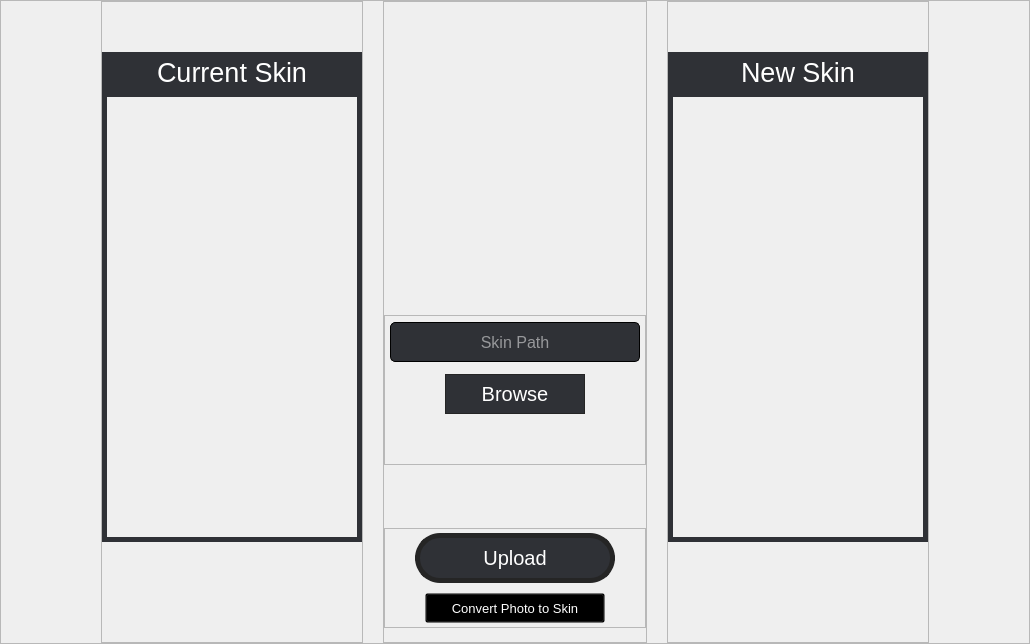
             <widget class="QWidget" name="scrollAreaWidgetContents_2">
              <property name="geometry">
               <rect>
                <x>0</x>
                <y>0</y>
                <width>1020</width>
                <height>640</height>
               </rect>
              </property>
              <layout class="QGridLayout" name="gridLayout_2">
               <property name="leftMargin">
                <number>0</number>
               </property>
               <property name="topMargin">
                <number>0</number>
               </property>
               <property name="rightMargin">
                <number>0</number>
               </property>
               <property name="bottomMargin">
                <number>0</number>
               </property>
               <property name="horizontalSpacing">
                <number>0</number>
               </property>
               <item row="0" column="0">
                <widget class="QFrame" name="frame_8">
                 <property name="frameShape">
                  <enum>QFrame::StyledPanel</enum>
                 </property>
                 <property name="frameShadow">
                  <enum>QFrame::Raised</enum>
                 </property>
                 <layout class="QHBoxLayout" name="horizontalLayout_7">
                  <property name="spacing">
                   <number>20</number>
                  </property>
                  <property name="leftMargin">
                   <number>100</number>
                  </property>
                  <property name="topMargin">
                   <number>0</number>
                  </property>
                  <property name="rightMargin">
                   <number>100</number>
                  </property>
                  <property name="bottomMargin">
                   <number>0</number>
                  </property>
                  <item alignment="Qt::AlignHCenter|Qt::AlignVCenter">
                   <widget class="QFrame" name="frame_7">
                    <property name="frameShape">
                     <enum>QFrame::StyledPanel</enum>
                    </property>
                    <property name="frameShadow">
                     <enum>QFrame::Raised</enum>
                    </property>
                    <layout class="QVBoxLayout" name="verticalLayout_7">
                     <property name="spacing">
                      <number>0</number>
                     </property>
                     <property name="leftMargin">
                      <number>0</number>
                     </property>
                     <property name="topMargin">
                      <number>50</number>
                     </property>
                     <property name="rightMargin">
                      <number>0</number>
                     </property>
                     <property name="bottomMargin">
                      <number>100</number>
                     </property>
                     <item>
                      <widget class="QLabel" name="label_3">
                       <property name="minimumSize">
                        <size>
                         <width>260</width>
                         <height>40</height>
                        </size>
                       </property>
                       <property name="maximumSize">
                        <size>
                         <width>260</width>
                         <height>40</height>
                        </size>
                       </property>
                       <property name="styleSheet">
                        <string notr="true">color:white;
background-color:rgb(47, 49, 54);
font:20pt;
border-radius:0px;</string>
                       </property>
                       <property name="text">
                        <string>Current Skin</string>
                       </property>
                       <property name="alignment">
                        <set>Qt::AlignCenter</set>
                       </property>
                      </widget>
                     </item>
                     <item>
                      <widget class="QLabel" name="currentSkin">
                       <property name="minimumSize">
                        <size>
                         <width>260</width>
                         <height>450</height>
                        </size>
                       </property>
                       <property name="maximumSize">
                        <size>
                         <width>260</width>
                         <height>450</height>
                        </size>
                       </property>
                       <property name="styleSheet">
                        <string notr="true">border:5px solid rgb(47, 49, 54);
border-radius:0px;
color:rgb(255, 0, 255);
font: 12pt;
padding:25px;</string>
                       </property>
                       <property name="text">
                        <string/>
                       </property>
                       <property name="scaledContents">
                        <bool>true</bool>
                       </property>
                       <property name="alignment">
                        <set>Qt::AlignCenter</set>
                       </property>
                       <property name="margin">
                        <number>0</number>
                       </property>
                      </widget>
                     </item>
                    </layout>
                   </widget>
                  </item>
                  <item>
                   <widget class="QFrame" name="frame_9">
                    <property name="minimumSize">
                     <size>
                      <width>0</width>
                      <height>600</height>
                     </size>
                    </property>
                    <property name="frameShape">
                     <enum>QFrame::StyledPanel</enum>
                    </property>
                    <property name="frameShadow">
                     <enum>QFrame::Raised</enum>
                    </property>
                    <layout class="QVBoxLayout" name="verticalLayout_8">
                     <property name="spacing">
                      <number>50</number>
                     </property>
                     <property name="leftMargin">
                      <number>0</number>
                     </property>
                     <property name="topMargin">
                      <number>300</number>
                     </property>
                     <property name="rightMargin">
                      <number>0</number>
                     </property>
                     <property name="bottomMargin">
                      <number>0</number>
                     </property>
                     <item>
                      <widget class="QFrame" name="frame_12">
                       <property name="minimumSize">
                        <size>
                         <width>0</width>
                         <height>150</height>
                        </size>
                       </property>
                       <property name="maximumSize">
                        <size>
                         <width>16777215</width>
                         <height>150</height>
                        </size>
                       </property>
                       <property name="frameShape">
                        <enum>QFrame::StyledPanel</enum>
                       </property>
                       <property name="frameShadow">
                        <enum>QFrame::Raised</enum>
                       </property>
                       <layout class="QVBoxLayout" name="verticalLayout_9">
                        <property name="leftMargin">
                         <number>0</number>
                        </property>
                        <property name="topMargin">
                         <number>0</number>
                        </property>
                        <property name="rightMargin">
                         <number>0</number>
                        </property>
                        <property name="bottomMargin">
                         <number>0</number>
                        </property>
                        <item alignment="Qt::AlignHCenter">
                         <widget class="QLineEdit" name="browseSkinLE">
                          <property name="enabled">
                           <bool>true</bool>
                          </property>
                          <property name="sizePolicy">
                           <sizepolicy hsizetype="Preferred" vsizetype="Preferred">
                            <horstretch>0</horstretch>
                            <verstretch>0</verstretch>
                           </sizepolicy>
                          </property>
                          <property name="minimumSize">
                           <size>
                            <width>250</width>
                            <height>40</height>
                           </size>
                          </property>
                          <property name="maximumSize">
                           <size>
                            <width>250</width>
                            <height>40</height>
                           </size>
                          </property>
                          <property name="layoutDirection">
                           <enum>Qt::LeftToRight</enum>
                          </property>
                          <property name="styleSheet">
                           <string notr="true">border-radius:5px;
background-color:rgb(47, 49, 54);
border:1px solid black;
color:white;
font:12pt;</string>
                          </property>
                          <property name="text">
                           <string/>
                          </property>
                          <property name="alignment">
                           <set>Qt::AlignCenter</set>
                          </property>
                          <property name="dragEnabled">
                           <bool>false</bool>
                          </property>
                          <property name="readOnly">
                           <bool>false</bool>
                          </property>
                          <property name="placeholderText">
                           <string>Skin Path</string>
                          </property>
                         </widget>
                        </item>
                        <item alignment="Qt::AlignHCenter">
                         <widget class="QPushButton" name="browseSkinBtn">
                          <property name="sizePolicy">
                           <sizepolicy hsizetype="Preferred" vsizetype="Preferred">
                            <horstretch>0</horstretch>
                            <verstretch>0</verstretch>
                           </sizepolicy>
                          </property>
                          <property name="minimumSize">
                           <size>
                            <width>140</width>
                            <height>40</height>
                           </size>
                          </property>
                          <property name="maximumSize">
                           <size>
                            <width>140</width>
                            <height>40</height>
                           </size>
                          </property>
                          <property name="cursor">
                           <cursorShape>PointingHandCursor</cursorShape>
                          </property>
                          <property name="styleSheet">
                           <string notr="true">QPushButton {
background-color: rgb(47, 49, 54);
border:1px solid rgb(37, 37, 37);
border-radius:0px;
color:white;
font:15pt;
}
QPushButton:hover {
background-color:rgb(37, 37, 37);

}</string>
                          </property>
                          <property name="text">
                           <string>Browse</string>
                          </property>
                         </widget>
                        </item>
                        <item alignment="Qt::AlignHCenter">
                         <widget class="QLabel" name="uploadSkinFb">
                          <property name="minimumSize">
                           <size>
                            <width>260</width>
                            <height>30</height>
                           </size>
                          </property>
                          <property name="maximumSize">
                           <size>
                            <width>260</width>
                            <height>30</height>
                           </size>
                          </property>
                          <property name="styleSheet">
                           <string notr="true">color:white;
font:12pt;</string>
                          </property>
                          <property name="text">
                           <string/>
                          </property>
                          <property name="alignment">
                           <set>Qt::AlignCenter</set>
                          </property>
                         </widget>
                        </item>
                       </layout>
                      </widget>
                     </item>
                     <item>
                      <widget class="QFrame" name="frame_13">
                       <property name="minimumSize">
                        <size>
                         <width>0</width>
                         <height>100</height>
                        </size>
                       </property>
                       <property name="maximumSize">
                        <size>
                         <width>16777215</width>
                         <height>100</height>
                        </size>
                       </property>
                       <property name="frameShape">
                        <enum>QFrame::StyledPanel</enum>
                       </property>
                       <property name="frameShadow">
                        <enum>QFrame::Raised</enum>
                       </property>
                       <layout class="QVBoxLayout" name="verticalLayout_17">
                        <property name="leftMargin">
                         <number>0</number>
                        </property>
                        <property name="topMargin">
                         <number>0</number>
                        </property>
                        <property name="rightMargin">
                         <number>0</number>
                        </property>
                        <property name="bottomMargin">
                         <number>0</number>
                        </property>
                        <item alignment="Qt::AlignHCenter">
                         <widget class="QPushButton" name="uploadSkinBtn">
                          <property name="sizePolicy">
                           <sizepolicy hsizetype="Preferred" vsizetype="Preferred">
                            <horstretch>0</horstretch>
                            <verstretch>0</verstretch>
                           </sizepolicy>
                          </property>
                          <property name="minimumSize">
                           <size>
                            <width>200</width>
                            <height>50</height>
                           </size>
                          </property>
                          <property name="maximumSize">
                           <size>
                            <width>200</width>
                            <height>50</height>
                           </size>
                          </property>
                          <property name="cursor">
                           <cursorShape>PointingHandCursor</cursorShape>
                          </property>
                          <property name="styleSheet">
                           <string notr="true">QPushButton {
background-color: rgb(47, 49, 54);
border:5px solid rgb(37, 37, 37);
border-radius:25px;
color:white;
font:15pt;
}
QPushButton:hover {
background-color:rgb(37, 37, 37);

}</string>
                          </property>
                          <property name="text">
                           <string>Upload</string>
                          </property>
                         </widget>
                        </item>
                        <item alignment="Qt::AlignHCenter">
                         <widget class="QPushButton" name="conskintabbtn">
                          <property name="sizePolicy">
                           <sizepolicy hsizetype="Preferred" vsizetype="Preferred">
                            <horstretch>0</horstretch>
                            <verstretch>0</verstretch>
                           </sizepolicy>
                          </property>
                          <property name="minimumSize">
                           <size>
                            <width>180</width>
                            <height>30</height>
                           </size>
                          </property>
                          <property name="maximumSize">
                           <size>
                            <width>180</width>
                            <height>30</height>
                           </size>
                          </property>
                          <property name="cursor">
                           <cursorShape>PointingHandCursor</cursorShape>
                          </property>
                          <property name="styleSheet">
                           <string notr="true">QPushButton {
color:white;
font:10pt;
outline:none;
background-color:transparent;
}
QPushButton:hover {
color:rgb(0, 255, 0);
text-decoration: underline;
}</string>
                          </property>
                          <property name="text">
                           <string>Convert Photo to Skin</string>
                          </property>
                         </widget>
                        </item>
                       </layout>
                      </widget>
                     </item>
                    </layout>
                   </widget>
                  </item>
                  <item alignment="Qt::AlignHCenter|Qt::AlignVCenter">
                   <widget class="QFrame" name="frame_18">
                    <property name="frameShape">
                     <enum>QFrame::StyledPanel</enum>
                    </property>
                    <property name="frameShadow">
                     <enum>QFrame::Raised</enum>
                    </property>
                    <layout class="QVBoxLayout" name="verticalLayout_18">
                     <property name="spacing">
                      <number>0</number>
                     </property>
                     <property name="leftMargin">
                      <number>0</number>
                     </property>
                     <property name="topMargin">
                      <number>50</number>
                     </property>
                     <property name="rightMargin">
                      <number>0</number>
                     </property>
                     <property name="bottomMargin">
                      <number>100</number>
                     </property>
                     <item>
                      <widget class="QLabel" name="label_4">
                       <property name="minimumSize">
                        <size>
                         <width>260</width>
                         <height>40</height>
                        </size>
                       </property>
                       <property name="maximumSize">
                        <size>
                         <width>400</width>
                         <height>40</height>
                        </size>
                       </property>
                       <property name="styleSheet">
                        <string notr="true">color:white;
background-color:rgb(47, 49, 54);
font:20pt;
border-radius:0px;</string>
                       </property>
                       <property name="text">
                        <string>New Skin</string>
                       </property>
                       <property name="alignment">
                        <set>Qt::AlignCenter</set>
                       </property>
                      </widget>
                     </item>
                     <item>
                      <widget class="QLabel" name="newSkin">
                       <property name="minimumSize">
                        <size>
                         <width>260</width>
                         <height>450</height>
                        </size>
                       </property>
                       <property name="maximumSize">
                        <size>
                         <width>260</width>
                         <height>450</height>
                        </size>
                       </property>
                       <property name="styleSheet">
                        <string notr="true">border:5px solid rgb(47, 49, 54);
border-radius:0px;
color:rgb(255, 0, 255);
font: 12pt;
padding:25px;</string>
                       </property>
                       <property name="text">
                        <string/>
                       </property>
                       <property name="scaledContents">
                        <bool>true</bool>
                       </property>
                       <property name="alignment">
                        <set>Qt::AlignCenter</set>
                       </property>
                       <property name="margin">
                        <number>0</number>
                       </property>
                      </widget>
                     </item>
                    </layout>
                   </widget>
                  </item>
                 </layout>
                </widget>
               </item>
              </layout>
             </widget>
